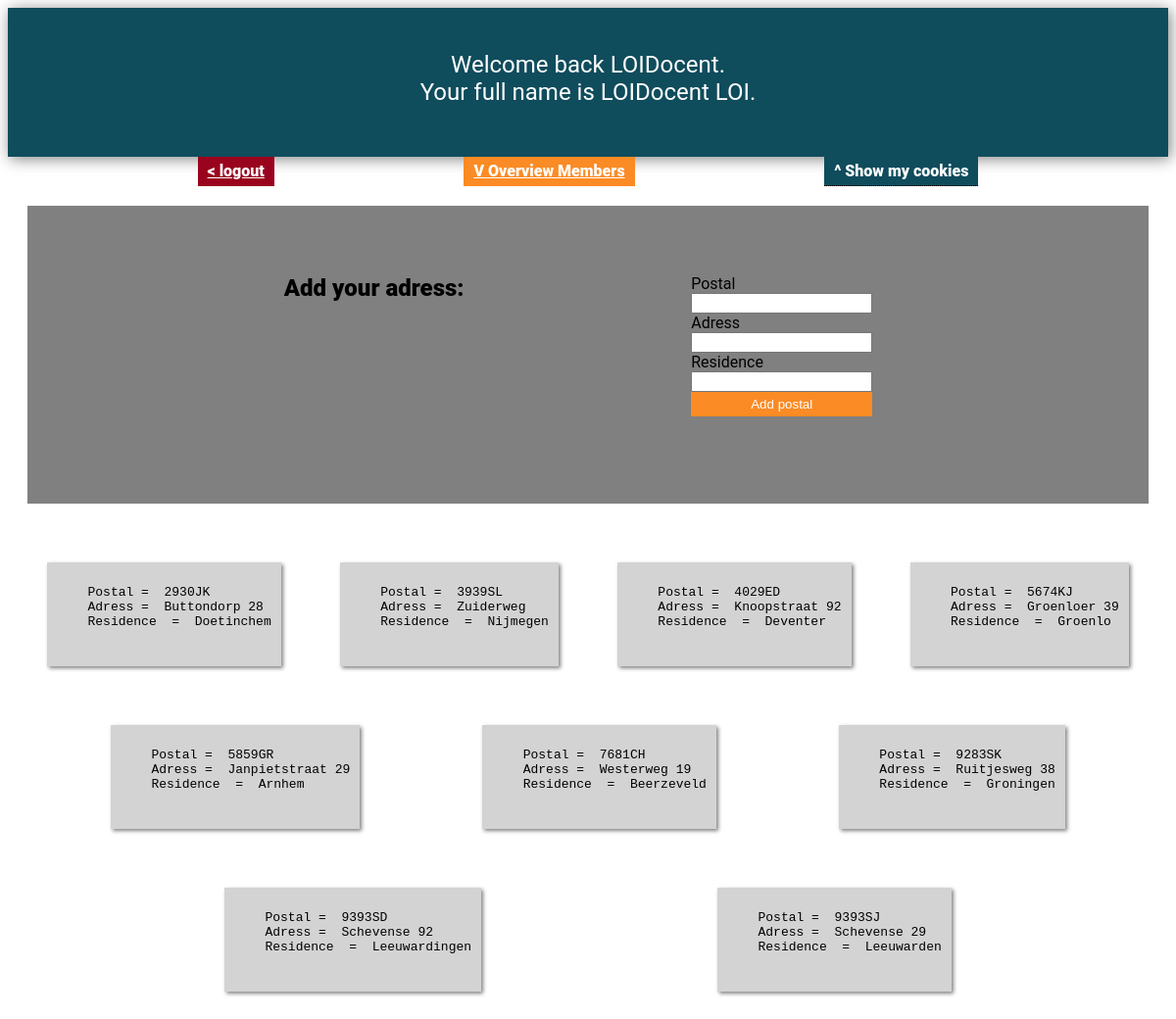
The page /create_postal.php (signed in) on the database its author committed.
### tables this page shows
CREATE TABLE `postals` (
  `postal` varchar(6) NOT NULL,
  `adress` varchar(128) DEFAULT NULL,
  `residence` varchar(128) DEFAULT NULL
);

### create_postal.php (the view, shortened to what this page needs)
<!DOCTYPE html>
<html>
<head>
</head>
<body>
    <?php
    require_once 'db_creds.php';
    try {
        $pdo = new PDO($attr, $user, $pass, $opts);
    } catch (PDOException $e) {
        throw new PDOException($e->getMessage(), (int)$e->getCode());
    }
    ?>
    <?php
        if (isset($_COOKIE['userForename']))
        {
            $forename = htmlspecialchars($_COOKIE['userForename']);
            $surname  = htmlspecialchars($_COOKIE['userSurname']);
            echo "<div class='welcome-message'><p>Welcome back $forename.<br>
                  Your full name is $forename $surname.</p><br></div>";
        } elseif (!isset($_SESSION['forename'])) {
            header("Location: authenticate.php");
            exit();
        }
    ?>
    <nav class="main-menu">
        <div class="menu menu-1">
            <a href="logout.php">< logout</a>
        </div>
        <div class="menu menu-2">
            <a href="members.php">V Overview Members</a>
        </div>
        <div class="menu menu-3" onclick="myCookies()">^ Show my cookies
        </div>
    </nav>
    <div class="add-block">
        <h2 style="font-weight: 900;">Add your adress: </h2>
            <form action="create_postal.php" method="post">
               Postal <input type="text" name="postal">
               Adress <input type="text" name="adress">
               Residence <input type="text" name="residence">
               <input type="submit" value="Add postal"><br>
            </form>
    </div>
    <div class="postal-overview">
            <?php
            $query  = "SELECT * FROM postals";
            $result = $pdo->query($query);
            while ($row = $result->fetch()) {
                $r0 = htmlspecialchars($row['postal']);
                $r1 = htmlspecialchars($row['adress']);
                $r2 = htmlspecialchars($row['residence']);
            ?> <div class="overview-singles">   <?php
                echo <<<_END
           <pre>
               Postal =  $r0
               Adress =  $r1
               Residence  =  $r2
            </pre>
           _END;
           ?> </div>   <?php
            }
            ?>
    </div>
    </body>
</html>

### db_creds.php (style rules this page uses)
body { font-family: 'Roboto'; }

### create_postal.php (style rules this page uses)
:root { --purple: #5f0f40; --red: #9a031e; --yellow: #fb8b24; --orange: #e36414; --blue: #0f4c5c; --font: "Montserrat"; --title: "Roboto"; }
.welcome-message { width: 100%; text-align: center; background-color: var(--blue); color: white; font-size: 24px; padding-top: 20px; box-shadow: 2px 2px 15px grey; }
.add-block { background: gray; padding: 50px; border: none; display: flex; flex-direction: row; justify-content: space-evenly; margin: 20px; }
.postal-overview { display: flex; flex-direction: row; flex-wrap: wrap; gap: 20px; padding: 20px; justify-content: space-evenly; }
.overview-singles { background-color: lightgray; box-shadow: 2px 2px 4px gray; margin: 20px; padding: 10px; }
input:nth-child(4) { background: var(--yellow); padding: 5px; border: none; color: white; }
form { display: flex; flex-direction: column; padding: 20px; }
.main-menu { display: flex; flex-direction: row; justify-content: space-evenly; }
.menu { padding: 5px 10px; text-decoration: none; color: white; font-weight: 900; }
.menu a { color: white; }
.menu-1 { background-color: var(--red); }
.menu-2 { background-color: var(--yellow); }
.menu-3 { position: relative; display: inline-block; border-bottom: 1px dotted black; background-color: var(--blue); }

### rows shown on the page
postals: postal "2930JK", adress "Buttondorp 28", residence "Doetinchem"
postals: postal "3939SL", adress "Zuiderweg", residence "Nijmegen"
postals: postal "4029ED", adress "Knoopstraat 92", residence "Deventer"
postals: postal "5674KJ", adress "Groenloer 39", residence "Groenlo"
postals: postal "5859GR", adress "Janpietstraat 29", residence "Arnhem"
postals: postal "7681CH", adress "Westerweg 19", residence "Beerzeveld"
postals: postal "9283SK", adress "Ruitjesweg 38", residence "Groningen"
postals: postal "9393SD", adress "Schevense 92", residence "Leeuwardingen"
postals: postal "9393SJ", adress "Schevense 29", residence "Leeuwarden"

### other values the page prints
$forename "LOIDocent"
$surname "LOI"
